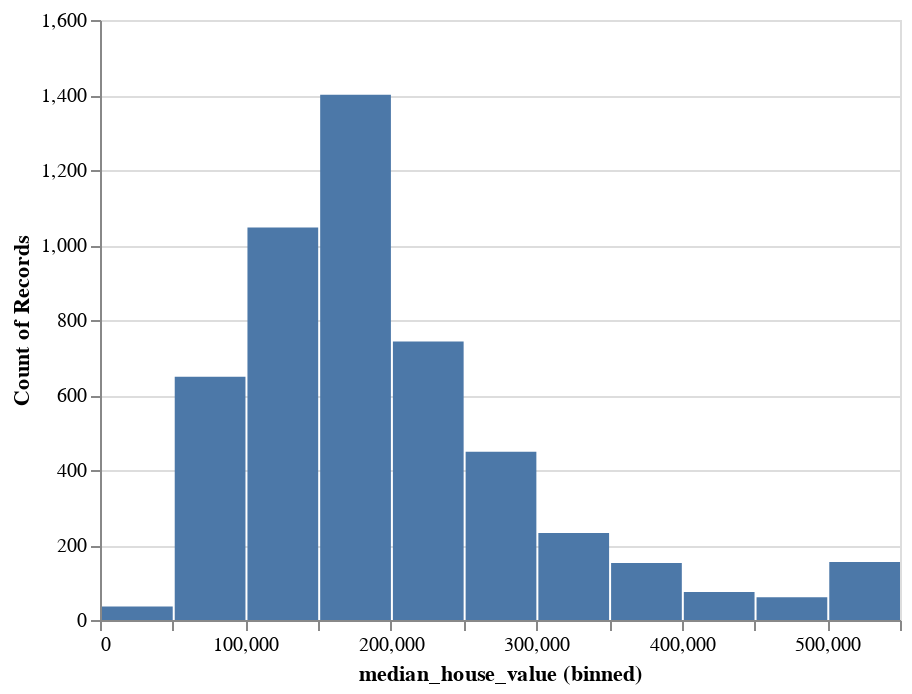

The notebook cell saved with this chart:
### Code cell
# load an example dataset
from vega_datasets import data
cars = data.cars()

# plot the dataset, referencing dataframe column names
import altair as alt
alt.Chart(df[:5000]).mark_bar().encode(
  x=alt.X('median_house_value', bin=True),
  y='count()',
)

### Figure 1 — Vega-Lite specification as saved in the notebook (floating-point values rounded to 4 significant figures; data arrays with more than 128 entries replaced by an {"elided": "..."} marker saying what was removed)
{"config": {"view": {"continuousWidth": 400, "continuousHeight": 300}}, "data": {"name": "data-64635cd56382f7e60c6dba46e7f45a0a"}, "mark": "bar", "encoding": {"x": {"type": "quantitative", "bin": true, "field": "median_house_value"}, "y": {"type": "quantitative", "aggregate": "count"}}, "$schema": "https://vega.github.io/schema/vega-lite/v4.8.1.json", "datasets": {"data-64635cd56382f7e60c6dba46e7f45a0a": {"elided": "5000 records"}}}
